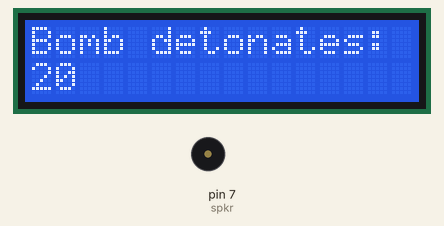
This sketch was run on a simulated Arduino Uno, built with avr-gcc and run on an emulated ATmega328P. Shown: 16×2 character LCD, buzzer (waves = sounding).

Above: at 0.2 s.
At 9.2 s:
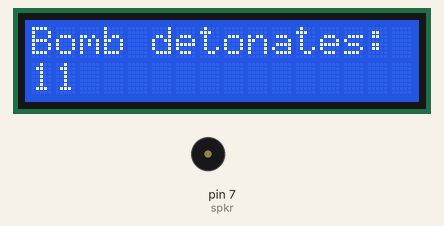
At 19.3 s:
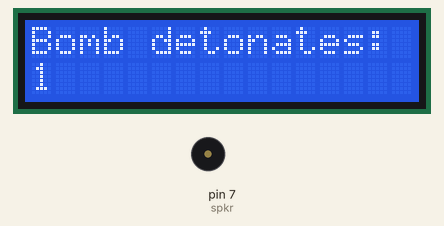
At 38.4 s:
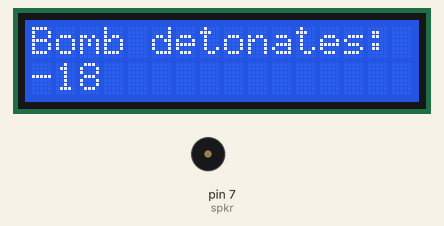
Timing chart, 0 to 40.0 s (numbered marks = the images above):
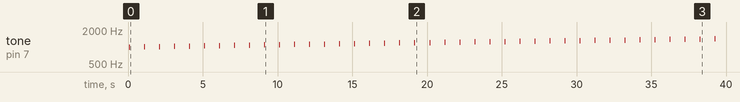

Measured:
- by itself, tone on pin 7 (spkr): plays 1000 Hz for 0.05 s, 1010 Hz for 0.05 s, 1020 Hz for 0.05 s, 1030 Hz for 0.05 s, 1040 Hz for 0.05 s, 1050 Hz for 0.05 s … (40 notes in this stretch)
- what the display in image 1 shows lasts 1.0 s, from 9.1 s to 10.1 s

The sketch:

lcd.ino
```cpp
#include <LiquidCrystal.h>

LiquidCrystal lcd(12,11,5,4,3,2);

int red = 6;
int spkr = 7;
int second;
int prevSecond;
int beepInterval = 1;

void setup()
{

  lcd.begin(16, 2);
  lcd.clear();
  lcd.setCursor(0,0);
  lcd.print("Bomb detonates:");


}

void loop()
{
  digitalWrite(red, HIGH);
  second = 20 - (millis()/1000);
  lcd.clear();
  lcd.setCursor(0,0);
  lcd.print("Bomb detonates:");
  lcd.setCursor(0,1);
  lcd.print(second);
  tone(spkr, 1000 + ((20 - second) * 10), 50);
  delay(50);
  digitalWrite(red, LOW);
  delay(950);

}
```
